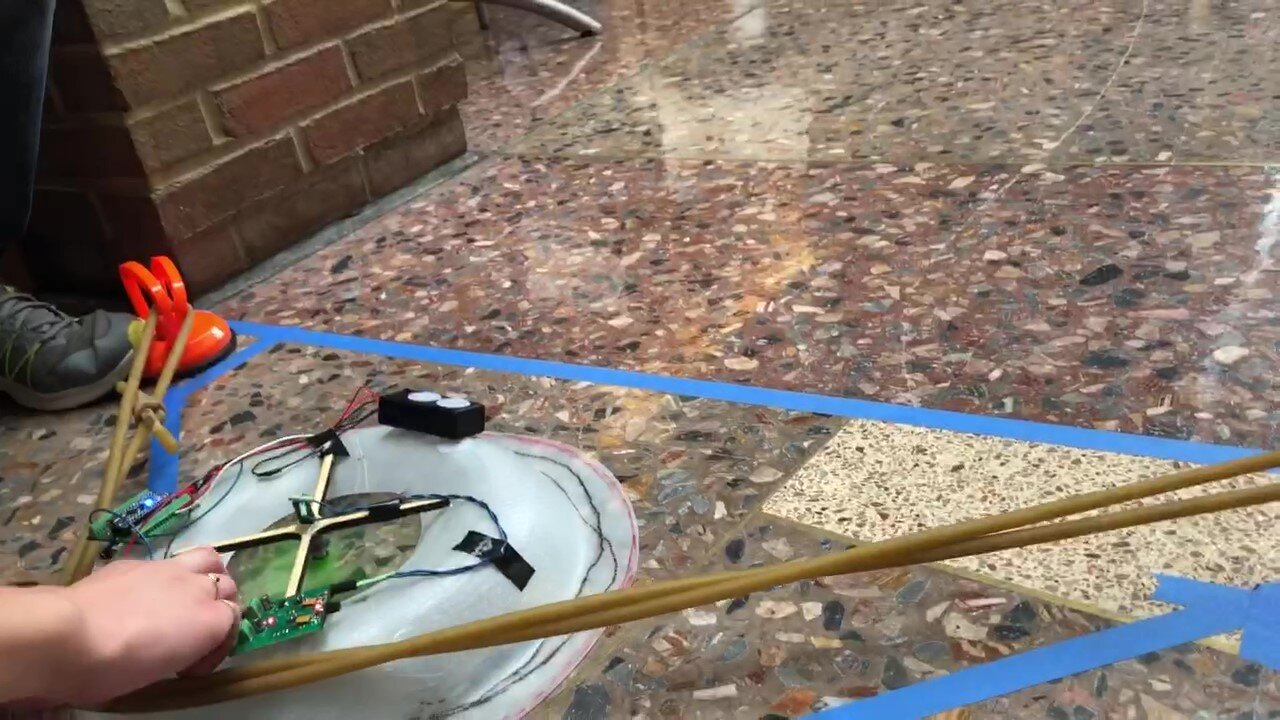
#> input picture site/img/AirPuck_Moment-UU0MU1.jpg, 1280 x 720 px, given in place of AirPuck_Moment-UU0MU1.jpg.png, which was not available; the run also reads 1 picture not shown here
$ python sidebyside.py ../site/img/AirPuck_Moment-UU0MU1.jpg
#> lines starting #> are read from the running program, lines starting #| are printed output that depends on the picture; pictures that were not available may be replaced by others from this repository, and a replacement may not be noted
"""compare/orig_<n>.png + compare/new_<n>.png -> compare/sbs_<n>.png (live left, rebuild right)."""
import os, sys
from PIL import Image, ImageDraw

CMP = os.path.join(os.path.dirname(os.path.abspath(__file__)), '..', 'compare')
for n in sys.argv[1:]:
    a = Image.open(os.path.join(CMP, 'orig_%s.png' % n)).convert('RGB')
#> a is the input picture: PIL image 1280x720 RGB; mean R, G, B 132.2, 119.4, 109.9
    b = Image.open(os.path.join(CMP, 'new_%s.png' % n)).convert('RGB')
    h = max(a.height, b.height)
#> h = 720
    out = Image.new('RGB', (a.width + b.width + 20, h + 40), 'red')
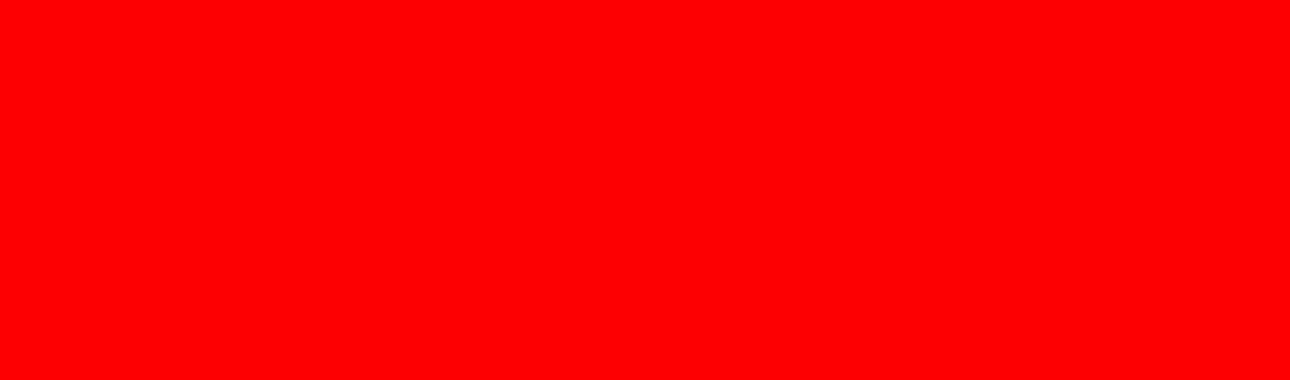
#> out: PIL image 2580x760 RGB (shown at 1/2 size); mean R, G, B 255, 0, 0
    out.paste(a, (0, 40))
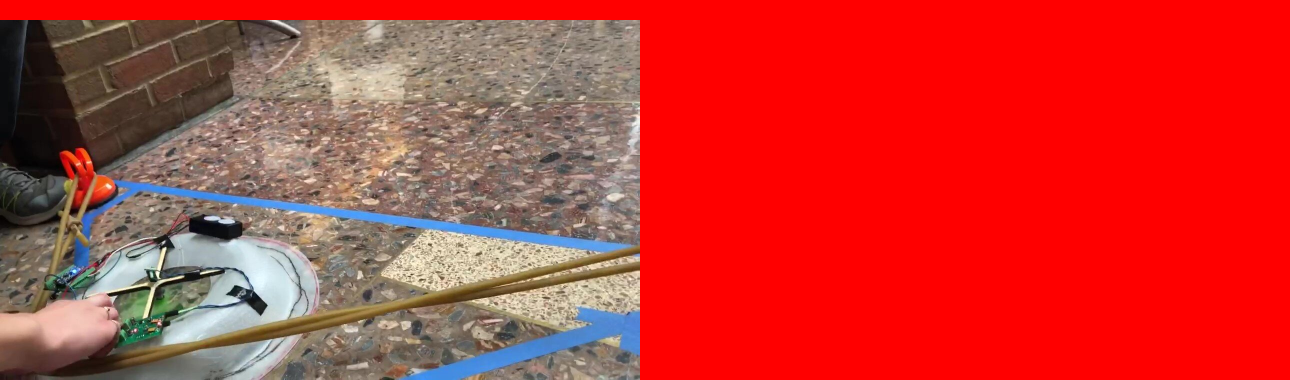
#> out: PIL image 2580x760 RGB (shown at 1/2 size); mean R, G, B 197.3, 56.1, 51.6
    out.paste(b, (a.width + 20, 40))
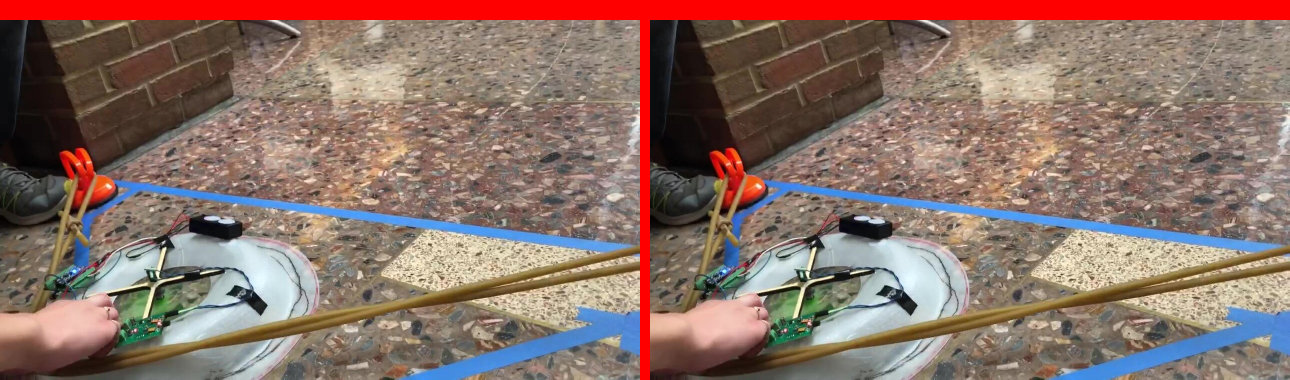
#> out: PIL image 2580x760 RGB (shown at 1/2 size); mean R, G, B 139.6, 112.2, 103.3
    d = ImageDraw.Draw(out)
    d.rectangle([0, 0, out.width, 39], fill='white')
    d.text((10, 10), 'LIVE (Squarespace)', fill='black')
    d.text((a.width + 30, 10), 'REBUILD (local)', fill='black')
    out = out.resize((out.width // 2, out.height // 2), Image.LANCZOS)
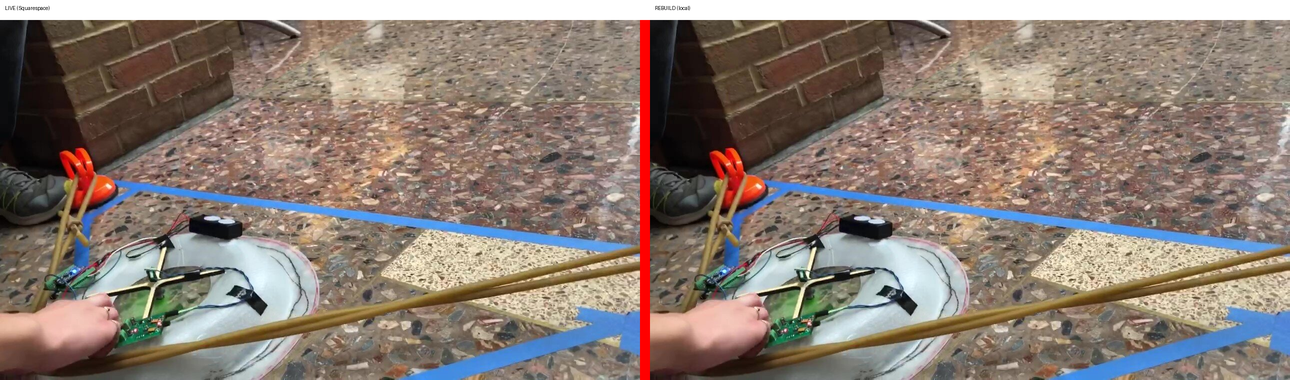
#> out: PIL image 1290x380 RGB; mean R, G, B 139.5, 125.6, 116.6
    p = os.path.join(CMP, 'sbs_%s.png' % n)
    out.save(p)
    print(p)
